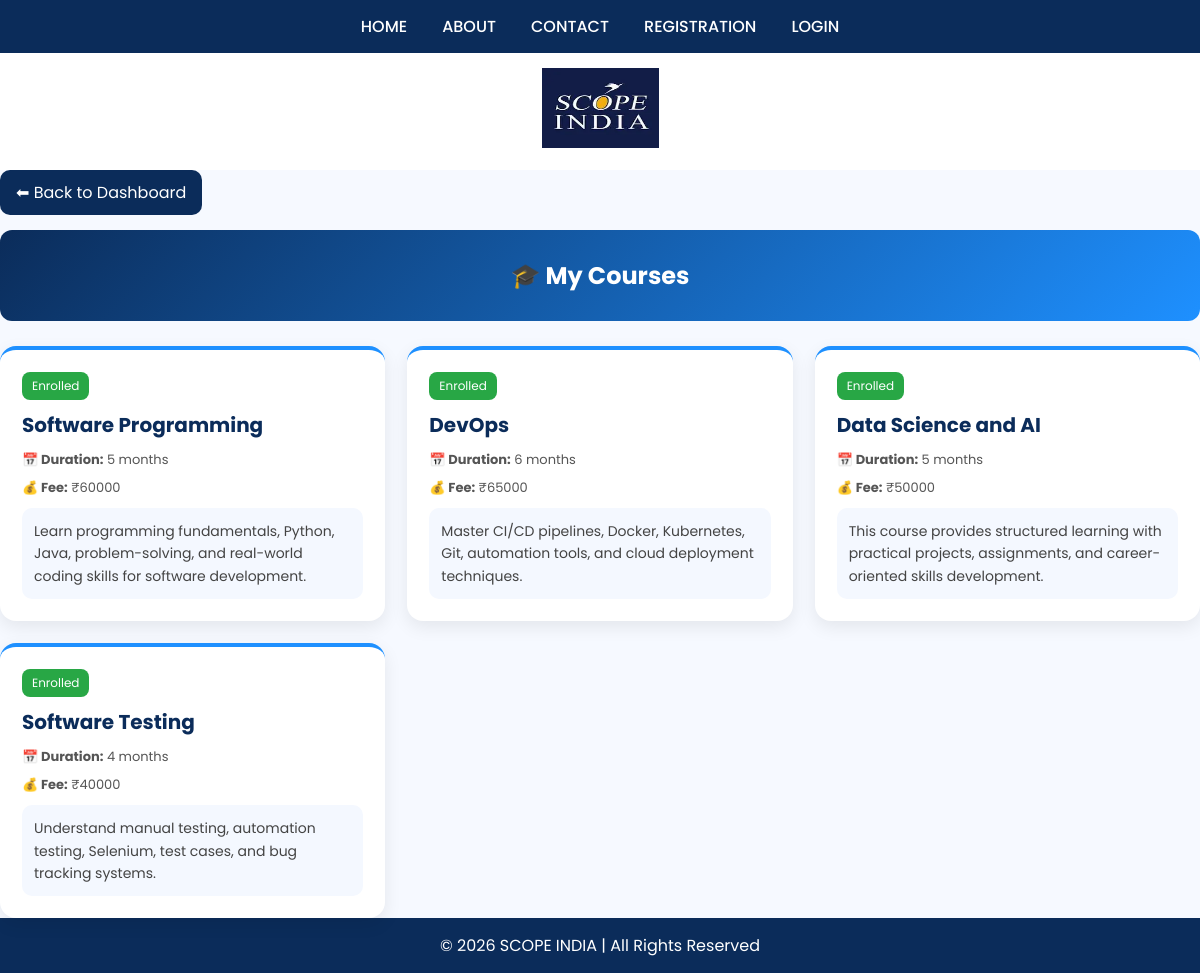
Page /student/my-courses/ (signed in) on the committed database.
### student/models.py (models this page shows, shortened)
class Enrollment(models.Model):
    student = models.ForeignKey("Student", on_delete=models.CASCADE)
    course = models.ForeignKey(Course, on_delete=models.CASCADE)

class Course(models.Model):
    name=models.CharField(max_length=100)
    duration=models.CharField(max_length=50)
    fee=models.IntegerField()

### student/views.py (the view)
# urls.py: path('my-courses/', views.my_courses, name='my_courses'),
def my_courses(request):
    if 'user' not in request.session:
        return redirect('login')
    student = Student.objects.get(id=request.session['user'])
    enrollments = Enrollment.objects.filter(student=student)
    return render(request, 'my_courses.html', {
        'enrollments': enrollments
    })

### templates/my_courses.html (shortened to what this page needs)
{% extends 'base.html' %}
{% load static %}
{% block content %}
<div class="container">
    <div style="margin-bottom: 15px;">
    <a href="{% url 'dashboard' %}"
       style="background:#0b2c5a; color:white; padding:10px 16px;
              border-radius:10px; text-decoration:none; display:inline-block;">
        ⬅ Back to Dashboard
    </a>
</div>
    <div class="header">
        🎓 My Courses
    </div>
    {% if enrollments %}
    <div class="grid">
        {% for e in enrollments %}
        <div class="card">
            <span class="badge">Enrolled</span>
            <div class="title">{{ e.course.name }}</div>
            <div class="info"><b>📅 Duration:</b> {{ e.course.duration }}</div>
            <div class="info"><b>💰 Fee:</b> ₹{{ e.course.fee }}</div>
            <div class="desc">
                {% if e.course.name == "Software Programming" %}
                    Learn programming fundamentals, Python, Java, problem-solving, and real-world coding skills for software development.
                {% elif e.course.name == "DevOps" %}
                    Master CI/CD pipelines, Docker, Kubernetes, Git, automation tools, and cloud deployment techniques.
                {% elif e.course.name == "Data Science & AI" %}
                    Learn Python, Machine Learning, AI models, data analysis, visualization, and real-world predictive systems.
                {% elif e.course.name == "Software Testing" %}
                    Understand manual testing, automation testing, Selenium, test cases, and bug tracking systems.
                {% elif e.course.name == "Data Analytics" %}
                    Learn data cleaning, Excel, SQL, Power BI, dashboards, and business insights from data.
                {% elif e.course.name == "Server Administration" %}
                    Manage Linux/Windows servers, hosting, security, backups, and system performance tuning.
                {% elif e.course.name == "Cloud Computing" %}
                    Work with AWS, Azure, cloud storage, virtual machines, deployment, and scalable systems.
                {% elif e.course.name == "Networking" %}
                    Learn network protocols, routers, switches, TCP/IP, security, and infrastructure setup.
                {% elif e.course.name == "Mobile App Development" %}
                    Build Android & iOS apps using Flutter/React Native, UI design, and API integration.
                {% elif e.course.name == "Digital Marketing" %}
                    Master SEO, social media marketing, Google Ads, content strategy, and online branding.
                {% else %}
                    This course provides structured learning with practical projects, assignments, and career-oriented skills development.
                {% endif %}
            </div>
        </div>
        {% endfor %}
    </div>
    {% else %}
    <div class="empty">
        <h3>No courses enrolled yet 😢</h3>
        <p>Start learning today by enrolling in a course.</p>
        <a href="/student/courses/" class="btn">Browse Courses</a>
    </div>
    {% endif %}
</div>
{% endblock %}

### templates/base.html (style rules this page uses)
body { margin: 0; font-family: 'Poppins', sans-serif; background: #f5f7fb; }

### templates/my_courses.html (style rules this page uses)
body { background: #f6f9ff; }
.header { background: linear-gradient(135deg, #0b2c5a, #1e90ff); color: white; padding: 28px; border-radius: 12px; text-align: center; font-size: 24px; font-weight: bold; margin-bottom: 25px; }
.grid { display: grid; grid-template-columns: repeat(auto-fit, minmax(320px, 1fr)); gap: 22px; }
.card { background: white; border-radius: 16px; padding: 22px; box-shadow: 0 6px 18px rgba(0,0,0,0.08); border-top: 4px solid #1e90ff; transition: 0.3s; }
.badge { background: #28a745; color: white; padding: 5px 10px; font-size: 12px; border-radius: 8px; display: inline-block; margin-bottom: 10px; }
.title { font-size: 20px; color: #0b2c5a; margin-bottom: 10px; font-weight: bold; }
.desc { font-size: 14px; color: #444; line-height: 1.6; background: #f4f8ff; padding: 12px; border-radius: 10px; margin-top: 10px; }
.info { font-size: 13px; color: #555; margin-top: 8px; }

### rows in the picture
Enrollment: course.name "Software Programming", course.duration "5 months", course.fee "60000", shows "Learn programming fundamentals, Python, Java, problem-solving, and real-world coding skills for software development."
Enrollment: course.name "DevOps", course.duration "6 months", course.fee "65000", shows "Master CI/CD pipelines, Docker, Kubernetes, Git, automation tools, and cloud deployment techniques."
Enrollment: course.name "Data Science and AI", course.duration "5 months", course.fee "50000", shows "This course provides structured learning with practical projects, assignments, and career-oriented skills development."
Enrollment: course.name "Software Testing", course.duration "4 months", course.fee "40000", shows "Understand manual testing, automation testing, Selenium, test cases, and bug tracking systems."
